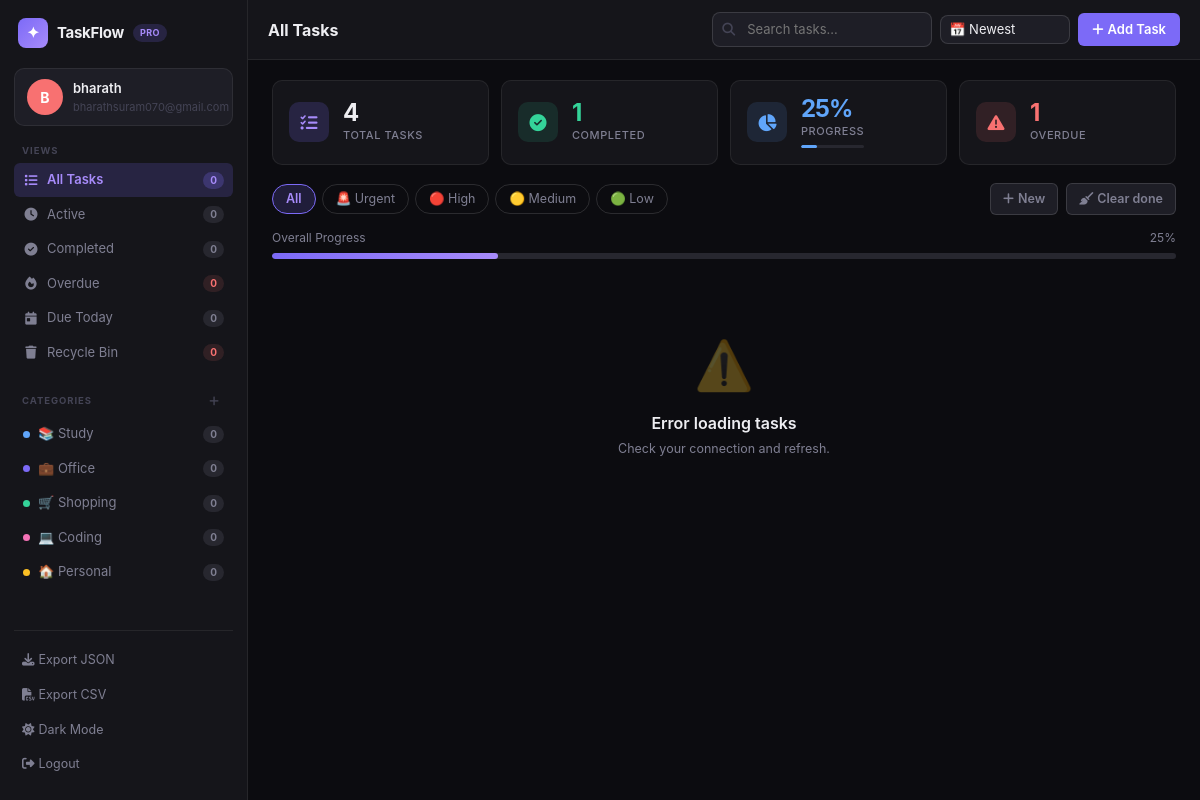
/dashboard (signed in), run on the app's committed database.
### app.py (models this page shows, shortened)
class User(UserMixin, db.Model):
    __tablename__ = 'users'
    id            = db.Column(db.Integer, primary_key=True)
    name          = db.Column(db.String(100), nullable=False)
    email         = db.Column(db.String(150), unique=True, nullable=False)
    password_hash = db.Column(db.String(256), nullable=False)
    avatar_color  = db.Column(db.String(20), default='#7c6af7')
    dark_mode     = db.Column(db.Boolean, default=True)
    created_at    = db.Column(db.DateTime, default=datetime.utcnow)
    tasks         = db.relationship('Task', backref='owner', lazy=True, cascade='all, delete-orphan')
    categories    = db.relationship('Category', backref='owner', lazy=True, cascade='all, delete-orphan')
    @property
    def initials(self):
        parts = self.name.split()
        return (parts[0][0] + (parts[1][0] if len(parts) > 1 else '')).upper()

class Category(db.Model):
    __tablename__ = 'categories'
    id         = db.Column(db.Integer, primary_key=True)
    user_id    = db.Column(db.Integer, db.ForeignKey('users.id'), nullable=False)
    name       = db.Column(db.String(80), nullable=False)
    icon       = db.Column(db.String(10), default='📁')
    color      = db.Column(db.String(20), default='#7c6af7')
    created_at = db.Column(db.DateTime, default=datetime.utcnow)
    tasks      = db.relationship('Task', backref='category', lazy=True)

### app.py (the view)
@app.route('/dashboard')
@login_required
def dashboard():
    categories = Category.query.filter_by(user_id=current_user.id).all()
    all_tasks    = Task.query.filter_by(user_id=current_user.id, is_deleted=False).all()
    total        = len(all_tasks)
    done         = sum(1 for t in all_tasks if t.status == 'done')
    in_progress  = sum(1 for t in all_tasks if t.status == 'in_progress')
    overdue      = sum(1 for t in all_tasks if t.is_overdue)
    pct          = round(done / total * 100) if total else 0
    today_tasks  = [t for t in all_tasks if t.deadline == date.today() and t.status != 'done']
    return render_template(
        'dashboard.html',
        categories=categories,
        stats={'total': total, 'done': done, 'in_progress': in_progress, 'overdue': overdue, 'pct': pct},
        today_tasks=today_tasks,
        today=date.today().isoformat(),
    )

### app.py (called while the page is built)
@login_manager.user_loader
def load_user(user_id):
    return db.session.get(User, int(user_id))

    @property
    def is_overdue(self):
        return (
            self.deadline and
            self.deadline < date.today() and
            self.status != 'done'
        )

### templates/dashboard.html (shortened to what this page needs)
<!DOCTYPE html>
<html lang="en" data-theme="{{ 'dark' if current_user.dark_mode else 'light' }}">
<head>
<link href="https://cdn.jsdelivr.net/npm/bootstrap@5.3.2/dist/css/bootstrap.min.css" rel="stylesheet"/>
<link href="https://cdnjs.cloudflare.com/ajax/libs/font-awesome/6.5.0/css/all.min.css" rel="stylesheet"/>
<link href="{{ url_for('static', filename='css/style.css') }}" rel="stylesheet"/>
</head>
<body>
<nav class="sidebar" id="sidebar">
  <div class="sidebar-inner">
    <div class="sidebar-logo">
      <div class="logo-mark">✦</div>
      <span class="logo-text">TaskFlow</span>
      <span class="logo-pro">PRO</span>
    </div>
    <div class="user-card">
      <div class="user-avatar" style="background:{{ current_user.avatar_color }}">{{ current_user.initials }}</div>
      <div class="user-info">
        <div class="user-name">{{ current_user.name }}</div>
        <div class="user-email">{{ current_user.email }}</div>
      </div>
    </div>
    <div class="nav-section">
      <div class="nav-label">Views</div>
      <button class="nav-item active" data-view="all" onclick="setView('all',this)">
        <i class="fa fa-list nav-icon"></i>All Tasks<span class="nav-badge" id="nb-all">0</span>
      </button>
      <button class="nav-item" data-view="active" onclick="setView('active',this)">
        <i class="fa fa-clock nav-icon"></i>Active<span class="nav-badge" id="nb-active">0</span>
      </button>
      <button class="nav-item" data-view="done" onclick="setView('done',this)">
        <i class="fa fa-check-circle nav-icon"></i>Completed<span class="nav-badge" id="nb-done">0</span>
      </button>
      <button class="nav-item" data-view="overdue" onclick="setView('overdue',this)">
        <i class="fa fa-fire nav-icon"></i>Overdue<span class="nav-badge danger" id="nb-overdue">0</span>
      </button>
      <button class="nav-item" data-view="today" onclick="setView('today',this)">
        <i class="fa fa-calendar-day nav-icon"></i>Due Today<span class="nav-badge" id="nb-today">0</span>
      </button>
      <button class="nav-item" data-view="bin" onclick="setView('bin',this)">
        <i class="fa fa-trash nav-icon"></i>Recycle Bin<span class="nav-badge danger" id="nb-bin">0</span>
      </button>
    </div>
    <div class="nav-section">
      <div class="nav-label d-flex align-items-center justify-content-between">
        <span>Categories</span>
        <button class="btn-icon-sm" onclick="openCategoryModal()" title="New category"><i class="fa fa-plus"></i></button>
      </div>
      <div id="sidebar-categories">
        {% for cat in categories %}
        <button class="nav-item" data-view="cat_{{ cat.id }}" onclick="setView('cat_{{ cat.id }}',this)">
          <span class="cat-dot" style="background:{{ cat.color }}"></span>
          {{ cat.icon }} {{ cat.name }}
          <span class="nav-badge" id="nb-cat-{{ cat.id }}">0</span>
        </button>
        {% endfor %}
      </div>
    </div>
    <div class="sidebar-footer">
      <button class="footer-btn" onclick="exportTasks('json')"><i class="fa fa-download me-1"></i>Export JSON</button>
      <button class="footer-btn" onclick="exportTasks('csv')"><i class="fa fa-file-csv me-1"></i>Export CSV</button>
      <button class="footer-btn" onclick="toggleDarkMode()"><i class="fa fa-moon me-1" id="dm-icon"></i>Dark Mode</button>
      <a href="{{ url_for('logout') }}" class="footer-btn"><i class="fa fa-sign-out-alt me-1"></i>Logout</a>
    </div>
  </div>
</nav>
<div class="main-wrapper" id="main-wrapper">
  <header class="topbar">
    <div class="topbar-title" id="topbar-title">All Tasks</div>
    <div class="topbar-actions">
      <div class="search-box d-none d-sm-flex">
        <input type="text" id="search-input" placeholder="Search tasks…" oninput="debounceLoad()"/>
      </div>
      <select class="form-select form-select-sm" id="sort-select" onchange="loadTasks()" style="width:130px">
        <option value="created">📅 Newest</option>
      </select>
      <button class="btn-primary-sm" onclick="openAddModal()"><i class="fa fa-plus me-1"></i>Add Task</button>
    </div>
  </header>
  <main class="main-content">
    <div class="stats-grid" id="stats-grid">
      <div class="stat-card s-total">
        <div class="stat-icon"><i class="fa fa-list-check"></i></div>
        <div class="stat-body">
          <div class="stat-val" id="st-total">{{ stats.total }}</div>
          <div class="stat-label">Total Tasks</div>
        </div>
      </div>
      <div class="stat-card s-done">
        <div class="stat-icon"><i class="fa fa-check-circle"></i></div>
        <div class="stat-body">
          <div class="stat-val" id="st-done">{{ stats.done }}</div>
          <div class="stat-label">Completed</div>
        </div>
      </div>
      <div class="stat-card s-progress">
        <div class="stat-icon"><i class="fa fa-chart-pie"></i></div>
        <div class="stat-body">
          <div class="stat-val" id="st-pct">{{ stats.pct }}%</div>
          <div class="stat-label">Progress</div>
          <div class="mini-progress-bar"><div class="mini-progress-fill" id="mini-fill" style="width:{{ stats.pct }}%"></div></div>
        </div>
      </div>
      <div class="stat-card s-overdue">
        <div class="stat-icon"><i class="fa fa-exclamation-triangle"></i></div>
        <div class="stat-body">
          <div class="stat-val" id="st-overdue">{{ stats.overdue }}</div>
          <div class="stat-label">Overdue</div>
        </div>
      </div>
    </div>
    <div class="filter-row" id="filter-row">
      <div class="filter-chips">
        <button class="f-chip active" data-priority="" onclick="setFilter('',this)">All</button>
        <button class="f-chip" data-priority="urgent" onclick="setFilter('urgent',this)">🚨 Urgent</button>
        <button class="f-chip" data-priority="high" onclick="setFilter('high',this)">🔴 High</button>
        <button class="f-chip" data-priority="medium" onclick="setFilter('medium',this)">🟡 Medium</button>
        <button class="f-chip" data-priority="low" onclick="setFilter('low',this)">🟢 Low</button>
      </div>
      <div class="d-flex gap-2 align-items-center">
        <button class="btn-ghost-sm" onclick="openAddModal()"><i class="fa fa-plus me-1"></i>New</button>
        <button class="btn-ghost-sm" id="clear-done-btn" onclick="clearDone()"><i class="fa fa-broom me-1"></i>Clear done</button>
      </div>
    </div>
    <div class="progress-section" id="progress-section">
      <div class="progress-header">
        <span>Overall Progress</span>
        <span id="progress-label">{{ stats.pct }}%</span>
      </div>
      <div class="progress-bar-wrap">
        <div class="progress-bar-fill" id="progress-fill" style="width:{{ stats.pct }}%"></div>
      </div>
    </div>
    <div id="task-list-container">
      <div class="task-list" id="task-list">
      </div>
    </div>
  </main>
</div>
</body>
</html>

### data on the page
User: initials "B", name "bharath", email "bharathsuram070@gmail.com"
Category: icon "📚", name "Study"
Category: icon "💼", name "Office"
Category: icon "🛒", name "Shopping"
Category: icon "💻", name "Coding"
Category: icon "🏠", name "Personal"

### other printed values
{{ stats.total }} "4"
{{ stats.done }} "1"
{{ stats.pct }} "25"
{{ stats.overdue }} "1"
